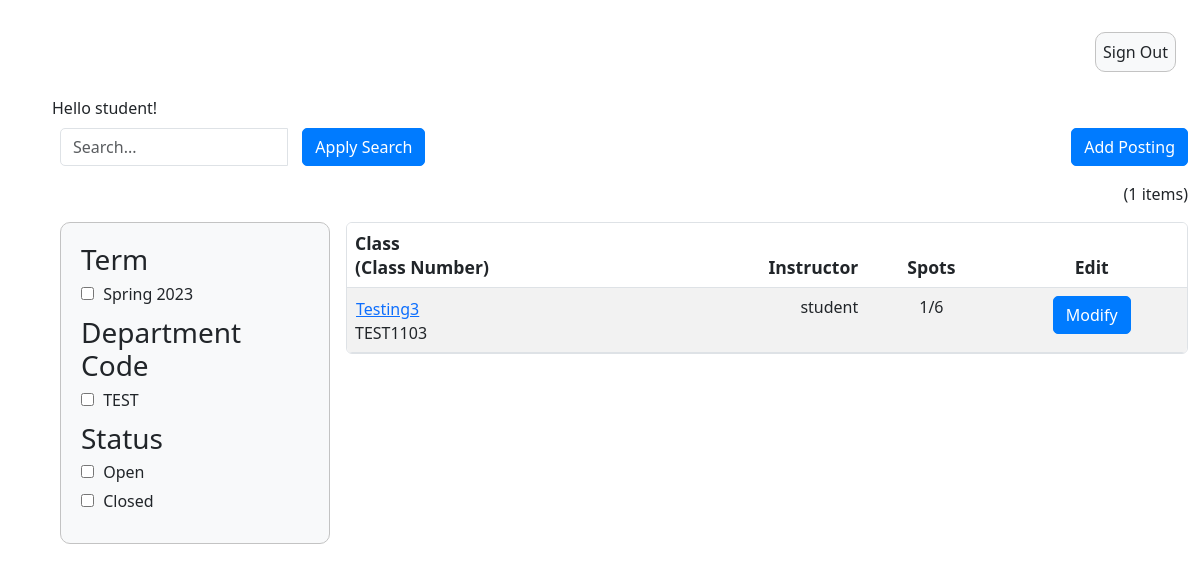
Screenshot of /instructor_summary/ (signed in) with the database file from the repository.
### login/models.py (models this page shows, shortened)
class CustomUser(AbstractUser):
   ROLE_CHOICES = (
       ('S', 'Student'),
       ('T', 'Teacher'),
       ('A', 'Admin'),
   )
   role = models.CharField(max_length=1, choices=ROLE_CHOICES)
   applications = models.PositiveIntegerField(default=0)
   first_name = models.CharField(max_length=100, blank=False)
   last_name = models.CharField(max_length = 100, blank=False)
   major = models.CharField(max_length=100, blank=True)
   eagle_id = models.CharField(max_length=8, blank=True)
   year = models.CharField(max_length=20, blank=True)

### InstructorAddCourse/models.py (models this page shows)
class InstructorAddCourse(models.Model):
	course_instructor = models.ForeignKey(User, on_delete=models.CASCADE)
	course_name = models.CharField(max_length=255)
	course_number = models.CharField(max_length=255)
	course_instructor = models.CharField(max_length=255)
	description = models.CharField(max_length=800)
	total_time_commitment = models.DecimalField(max_digits=2, decimal_places=0, validators=[MinValueValidator(0)], default=0)
	has_discussion = models.CharField(choices=[('yes', 'Yes'),('no', 'No')], max_length=50, default='')
	num_ta_needed = models.DecimalField(max_digits=2, decimal_places=0, validators=[MinValueValidator(0)], default=0)
	curr_num_ta = models.IntegerField(default=0)
	graded_meeting = models.CharField(choices=[('yes', 'Yes'),('no', 'No')], max_length=50, default='')
	office_hours = models.DecimalField(max_digits=2, decimal_places=0, validators=[MinValueValidator(0)], default=0)
	other_info = models.CharField(max_length=800, default=None)
	term = models.CharField(default=get_default_term(), max_length=100)

### instructorSummary/views.py (the view)
# urls.py: path('instructor_summary/', instructor_summary_view),
@login_required
def instructor_summary_view(response):
    search_query = response.GET.get('q', '')
    term_filter = response.GET.get('term', '')
    status_filter = response.GET.get('status', '')
    dept_filter = response.GET.get('dept-code', '')
    current_user = response.user
    course_objects = InstructorAddCourse.objects.filter(course_instructor=current_user)
    term_keys = course_objects.values_list('term', flat=True).distinct()
    dept_keys = sorted(list(set([get_dept(course)
                   for course in course_objects])))
    status_keys = sorted(list(set([get_status(course)
                   for course in course_objects])))
    applied_filters = []
    if search_query:
        course_objects = course_objects.filter(
            course_name__icontains=search_query)
        applied_filters.append(('q', search_query))
    if term_filter and term_filter in term_keys:
        course_objects = course_objects.filter(term=term_filter)
        applied_filters.append(('term', term_filter))
    if dept_filter and dept_filter in dept_keys:
        course_objects = course_objects.filter(course_number__istartswith=dept_filter)
        applied_filters.append(('dept-code', dept_filter))
    if status_filter and status_filter in status_keys:
        course_objects = [course for course in course_objects if get_status(course) == status_filter]
        applied_filters.append(('status', status_filter))
    else:
        applied_filters = [f for f in applied_filters if f[0] != 'status']
    applications = []
    if 'course_number' in response.session:
        course_number = response.session['course_number']
        applications = Application.objects.filter(course_number=course_number)
        del response.session['course_number']
    course_count = len(course_objects)
    context = {'course_objects': course_objects,
               'course_count': course_count, 'applied_filters': applied_filters,
               'term_keys': term_keys, 'dept_keys': dept_keys,
               'applications': applications}
    return render(response, "instructorSummary.html", context)

### instructorSummary/views.py (called while the page is built)
def get_dept(course):
    dept_code = ""
    for i in course.course_number:
        if i.isalpha():
            dept_code = "".join([dept_code, i])
    return dept_code

def get_status(course):
    return "Open" if course.curr_num_ta < course.num_ta_needed else "Closed"

### templates/instructorSummary.html (shortened to what this page needs)
{% extends 'appbase.html' %} {% block content %} {% load static %}
<!DOCTYPE html>
<html>
  <head>
    <link rel="stylesheet" href="{% static 'adminSummary.css' %}" />
  </head>
  <body>
    {% if user.is_authenticated %}
    Hello {{ user.username }}!
    {% endif %}
    <div class="container-fluid">
      <form method="get">
      <div class="row">
        <div class="col-md-4">
            <div class="input-group">
              <input
                type="text"
                class="form-control"
                id="search"
                name="q"
                placeholder="Search..."
              />
              <div class="input-group-btn input-space">
                <button type="submit" class="btn btn-primary">
                  Apply Search
                </button>
              </div>
            </div>
        </div>
        <div class="col-md-4">
        </div>
        <div class="col-md-4">
          <div class="text-end">
            <a href="{% url 'add_course' %}" id="add-posting-btn" class="btn btn-primary">
              Add Posting
            </a>
          </div>
        </div>
      </div>
      <div class="row" id="item-row">
        <div class="col-sm">
          <div class="text-end">({{course_count}} items)</div>
        </div>
      </div>
      <div class="row">
        <div class="col-sm-3">
          <div class="filter-box">
            <div class="filter-group">
              <h3>Term</h3>
              {% for term in term_keys %}
              <label>
                <input type="checkbox" name="term" value="{{ term }}" /> {{ term }}
              </label>
              {% endfor %}
            </div>
            <div class="filter-group">
              <h3>Department Code</h3>
              {% for dept in dept_keys %}
              <label>
                <input type="checkbox" name="dept-code" value="{{ dept }}" /> {{ dept }}
              </label>
              {% endfor %}
            </div>
            <div class="filter-group">
              <h3>Status</h3>
              <label>
                <input type="checkbox" name="status" value="Open"/> Open
            </label>
            <label>
                <input type="checkbox" name="status" value="Closed"/> Closed
            </label>
            </div>
          </div>
        </div>
        <div class="col-sm-9">
          <table class="table table-striped table-hover rounded overflow-hidden">
            <thead>
              <tr>
                <th>Class<br />(Class Number)</th>
                <th class="text-end">Instructor</th>
                <th class="text-center">Spots</th>
                <th class="text-center">Edit</th>
              </tr>
            </thead>
            <tbody id="table-body">
              {% for course in course_objects %}
              <form method="post" action="{% url 'instructor_show_applications' %}">
                <tr>
                  <td>
                    <button type="submit" class="btn btn-link p-0 m-0 text-start course-name-button">{{ course.course_name }}</button>
                    <br />{{ course.course_number }}
                  </td>
                  <td class="text-end">{{ course.course_instructor }}</td>
                  <td class="text-center">
                    {{course.curr_num_ta}}/{{ course.num_ta_needed }}
                  </td>
                  <td class="text-center">
                    <a href="{% url 'edit_course' course.id %}" class="btn btn-primary">Modify</a>
                  </td>
                </tr>
              </form>
            {% endfor %}
            </tbody>
          </table>
        </div>
      </div>
    </form>
  </div>
</body>
</html>
{% endblock %}

### static/adminSummary.css (style rules this page uses)
body { height: 100%; }
table { background: white; border: 1px solid #c3c3c3; border-radius: 5px; width: 50%; border-spacing: 0px; border-collapse: separate; }
table th { font-weight: 600; font-size: 1.1em; background: #c6c6c6; }
table td { background: transparent; }
.filter-box { padding: 20px; border: 1px solid #c3c3c3; background-color: #f8f9fa; border-radius: 10px; }
.filter-group { margin-bottom: 10px; }
.filter-group h3 { margin-top: 0; margin-bottom: 5px; }
.filter-group label { display: block; margin-bottom: 5px; }
.filter-group input[type="checkbox"] { margin-right: 5px; }
[class*="col"] { padding: 0.5rem; }
.input-group-btn.input-space { padding-left: 15px; }
.form-control { border-radius: 5px; }
.btn-primary { background-color: #007bff; border-color: #007bff; border-radius: 5px; }

### rows the page displays
CustomUser: username "student"
InstructorAddCourse: course_name "Testing3", course_number "TEST1103", course_instructor "student", curr_num_ta "1", num_ta_needed "6"

### other values shown
{{ course_count }} "1"
{{ term }} "Spring 2023"
{{ dept }} "TEST"
